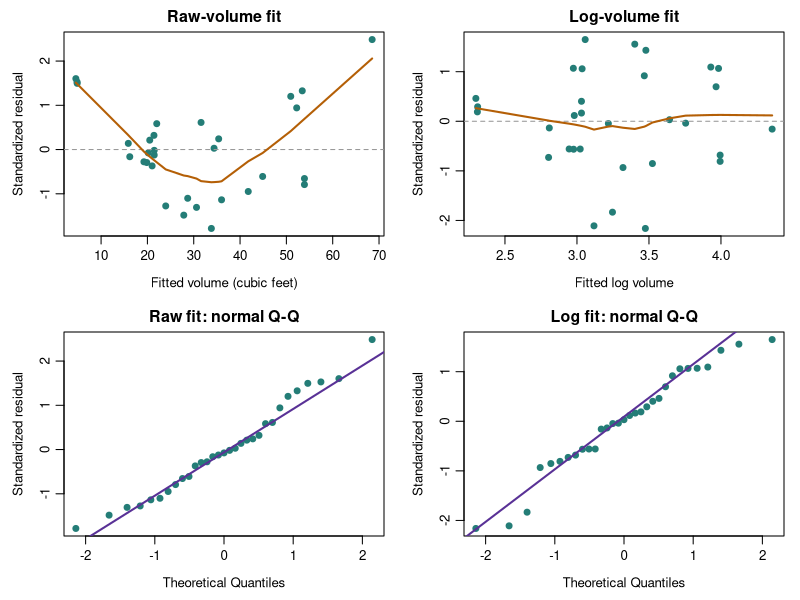

R code for this plot:
## -----------------------------------------------------------------------------
#| label: a5-tree-fits
#| results: hide
a5_trees <- transform(datasets::trees, Diameter = Girth)
a5_raw <- lm(Volume ~ Diameter + Height, data = a5_trees)
a5_log <- lm(log(Volume) ~ log(Diameter) + log(Height),
             data = a5_trees)
a5_new <- data.frame(Diameter = 12, Height = 75)
a5_eta <- as.numeric(predict(a5_log, newdata = a5_new))
a5_s <- sigma(a5_log)


## -----------------------------------------------------------------------------
#| label: a5-tree-output
#| echo: false
knitr::kable(data.frame(Term = names(coef(a5_log)),
  Estimate = unname(coef(a5_log))), digits = 6,
  row.names = FALSE, align = c("l", "r"))
knitr::kable(data.frame(
  Quantity = c("Predicted log volume at diameter 12, height 75",
    "Residual SD of the log model", "SSE of the raw-volume model",
    "SSE of the log-volume model"),
  Value = c(a5_eta, a5_s, deviance(a5_raw), deviance(a5_log))),
  digits = 6, row.names = FALSE, align = c("l", "r"))


## -----------------------------------------------------------------------------
#| label: fig-a5-tree-diagnostics
#| echo: false
#| fig-pos: "H"
#| fig-width: 6.5
#| fig-height: 3.6
#| fig-cap: "Top: standardized residuals versus fitted values, with a smooth trend. Bottom: normal Q-Q plots with quartile reference lines. Left: raw-volume fit. Right: log-volume fit."
#| fig-alt: "Four diagnostic panels compare raw-volume and log-volume fits for 31 trees. The raw fit has a curved residual smooth; the log fit has a less pronounced mean pattern but some tail departures remain."
a5_par <- par(mfrow = c(2, 2), mar = c(4, 4, 2, 1),
              mgp = c(2.4, 0.7, 0), cex = 0.8)
for (j in 1:2) {
  m <- list(a5_raw, a5_log)[[j]]
  plot(fitted(m), rstandard(m), pch = 19, col = "#247D77",
       xlab = c("Fitted volume (cubic feet)", "Fitted log volume")[j],
       ylab = "Standardized residual", main = c("Raw-volume fit", "Log-volume fit")[j])
  abline(h = 0, lty = 2, col = "grey60")
  lines(lowess(fitted(m), rstandard(m)), col = "#B45F06", lwd = 2)
}
for (j in 1:2) {
  m <- list(a5_raw, a5_log)[[j]]
  qqnorm(rstandard(m), pch = 19, col = "#247D77",
         main = c("Raw fit: normal Q-Q", "Log fit: normal Q-Q")[j],
         ylab = "Standardized residual")
  qqline(rstandard(m), col = "#593196", lwd = 2)
}
par(a5_par)


## -----------------------------------------------------------------------------
#| label: a5-swiss-search
#| results: hide
a5_swiss <- datasets::swiss
a5_null <- lm(Fertility ~ 1, data = a5_swiss, na.action = na.fail)
a5_full <- lm(Fertility ~ ., data = a5_swiss, na.action = na.fail)
a5_selected <- step(a5_null,
  scope = list(lower = formula(a5_null), upper = formula(a5_full)),
  direction = "forward", k = 2, trace = 0)


## -----------------------------------------------------------------------------
#| label: a5-swiss-scores
#| echo: false
a5_candidates <- lapply(names(a5_swiss)[-1], function(term)
  lm(reformulate(term, response = "Fertility"), data = a5_swiss))
knitr::kable(data.frame(
  `First-step candidate model` = c("Intercept only",
    paste("Intercept +", names(a5_swiss)[-1])),
  AIC = c(AIC(a5_null), vapply(a5_candidates, AIC, numeric(1))),
  check.names = FALSE), digits = 3, row.names = FALSE)
knitr::kable(data.frame(
  Model = c("Final forward model", "All five predictors"),
  SSE = c(deviance(a5_selected), deviance(a5_full)),
  AIC = c(AIC(a5_selected), AIC(a5_full))),
  digits = 3, row.names = FALSE)


## -----------------------------------------------------------------------------
#| label: a5-sensor-data
#| include: false
set.seed(8561)
a5_n <- 120
a5_x <- matrix(rnorm(a5_n * 6), nrow = a5_n)
a5_x[, 2] <- 0.75 * a5_x[, 1] + sqrt(1 - 0.75^2) * a5_x[, 2]
colnames(a5_x) <- paste0("x", 1:6)
a5_dat <- data.frame(y = 2 + 2 * a5_x[, 1] - a5_x[, 2] +
  a5_x[, 3] + rnorm(a5_n, sd = 1.5), a5_x)
a5_id <- sample(seq_len(a5_n), 90)
a5_train <- a5_dat[a5_id, ]
a5_test <- a5_dat[-a5_id, ]
a5_folds <- sample(rep(1:5, each = 18))


## -----------------------------------------------------------------------------
#| label: a5-sensor-cv
#| results: hide
library(glmnet)
a5_xtrain <- model.matrix(y ~ ., data = a5_train)[, -1]
a5_xtest <- model.matrix(y ~ ., data = a5_test)[, -1]
a5_lasso <- cv.glmnet(a5_xtrain, a5_train$y,
  family = "gaussian", alpha = 1, intercept = TRUE,
  foldid = a5_folds,
  lambda = c(0.80, 0.40, 0.20, 0.10, 0.05),
  standardize = TRUE, type.measure = "mse")
a5_ridge <- cv.glmnet(a5_xtrain, a5_train$y,
  family = "gaussian", alpha = 0, intercept = TRUE,
  foldid = a5_folds,
  standardize = TRUE, type.measure = "mse")


## -----------------------------------------------------------------------------
#| label: a5-cv-table
#| echo: false
knitr::kable(data.frame(Lambda = a5_lasso$lambda,
  `CV MSE` = a5_lasso$cvm, `CV SE` = a5_lasso$cvsd,
  `Nonzero slopes` = a5_lasso$nzero, check.names = FALSE),
  digits = c(2, 3, 3, 0), row.names = FALSE)


## -----------------------------------------------------------------------------
#| label: a5-coefficient-table
#| echo: false
a5_coef_table <- data.frame(Term = rownames(coef(a5_lasso)),
  `Ridge: one-SE` = as.numeric(coef(a5_ridge, s = "lambda.1se")),
  `Lasso: minimum` = as.numeric(coef(a5_lasso, s = "lambda.min")),
  `Lasso: one-SE` = as.numeric(coef(a5_lasso, s = "lambda.1se")),
  check.names = FALSE)
knitr::kable(a5_coef_table, digits = 3, row.names = FALSE)


## -----------------------------------------------------------------------------
#| label: a5-test-assessment
#| results: hide
a5_pred <- as.numeric(predict(a5_lasso,
  newx = a5_xtest, s = "lambda.1se"))
a5_rmse <- sqrt(mean((a5_test$y - a5_pred)^2))
a5_baseline <- sqrt(mean((a5_test$y - mean(a5_train$y))^2))


## -----------------------------------------------------------------------------
#| label: a5-test-table
#| echo: false
knitr::kable(data.frame(Procedure = c("Prespecified one-SE lasso",
  "Training-mean baseline"), `Test RMSE` = c(a5_rmse, a5_baseline),
  check.names = FALSE), digits = 3, row.names = FALSE)
